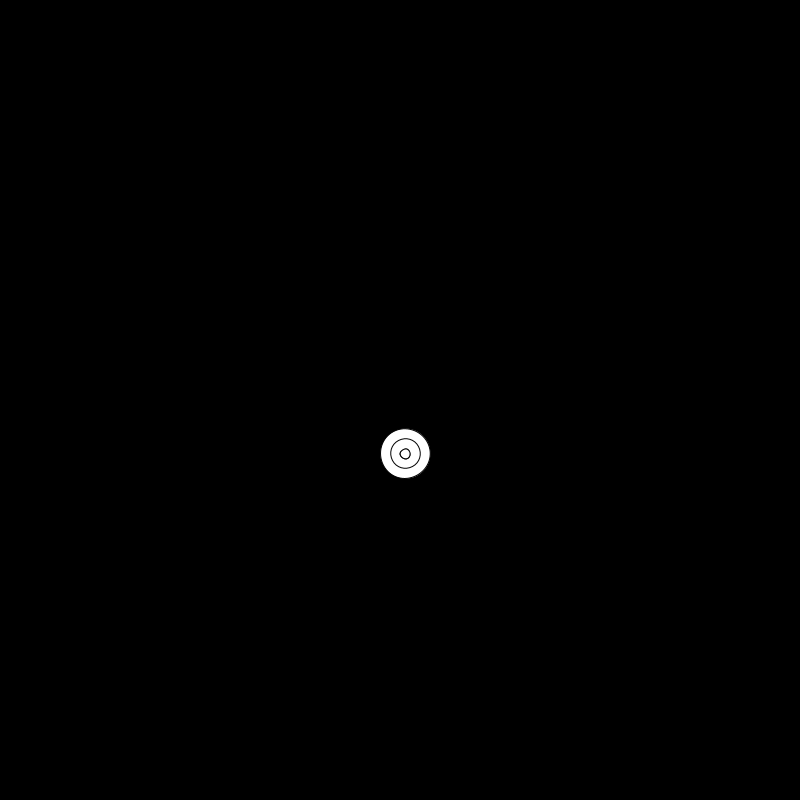
Frame 1 (no input)
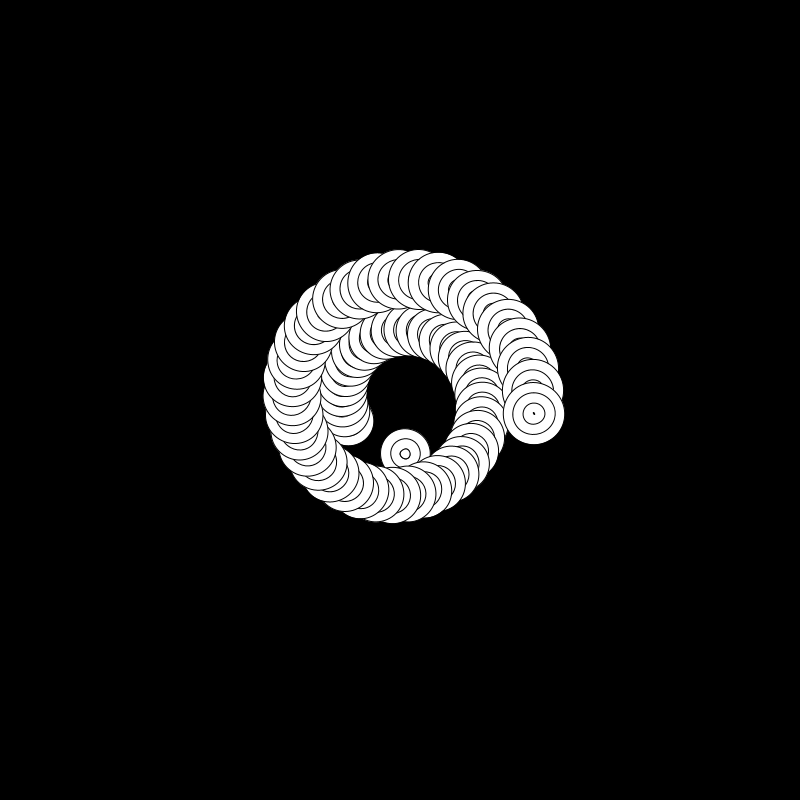
Frame 60 (the mouse pressed at the canvas centre just before this capture)
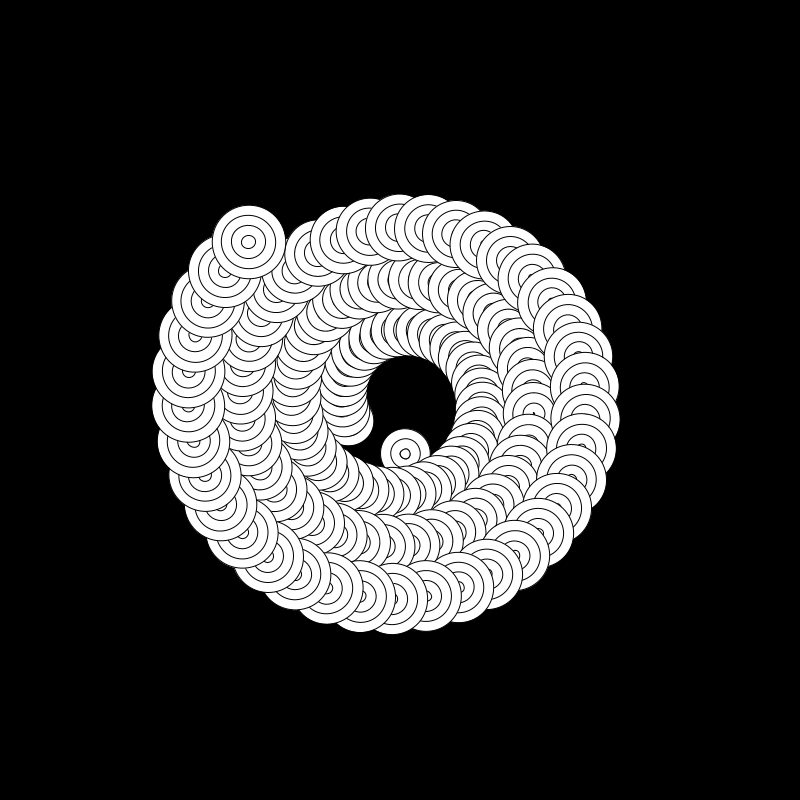
Frame 120 (the mouse held since frame 60 and released just before this capture)

The Processing sketch that drew these frames (run headless with seeded random() and noise(); from frame 60 on, the mouse is pressed at the canvas centre):

// Processing sketch: AvanceFfrench_davis
// ── AvanceFfrench_davis.pde
Centro o;


void setup(){
size (800,800);// Tamaño del canvas
o = new Centro (100,100);
background(0);

}

void draw (){

o.Circulo();

}
  
  

  
  
  
  

// ── Class.pde

class Centro{
  float x = 50;
  float y = 20;
  float m = 50;
  float n = 20;



Centro (int radio,int escala){
  
}

void Circulo(){

pushMatrix();
translate(width/2,height/2);
rotate (millis() * 0.0001 * 100);
translate (n-20,n-20);
ellipse (x,y,m,m);
ellipse (x,y,m-20,m-20);
ellipse (x,y,m-40,m-40);
ellipse (x,y,m-60,m-60);
x = x + .1;
y = y + .1;
m = m + 0.2;
n = n + 0.9;
fill (255);
popMatrix();
}

}
